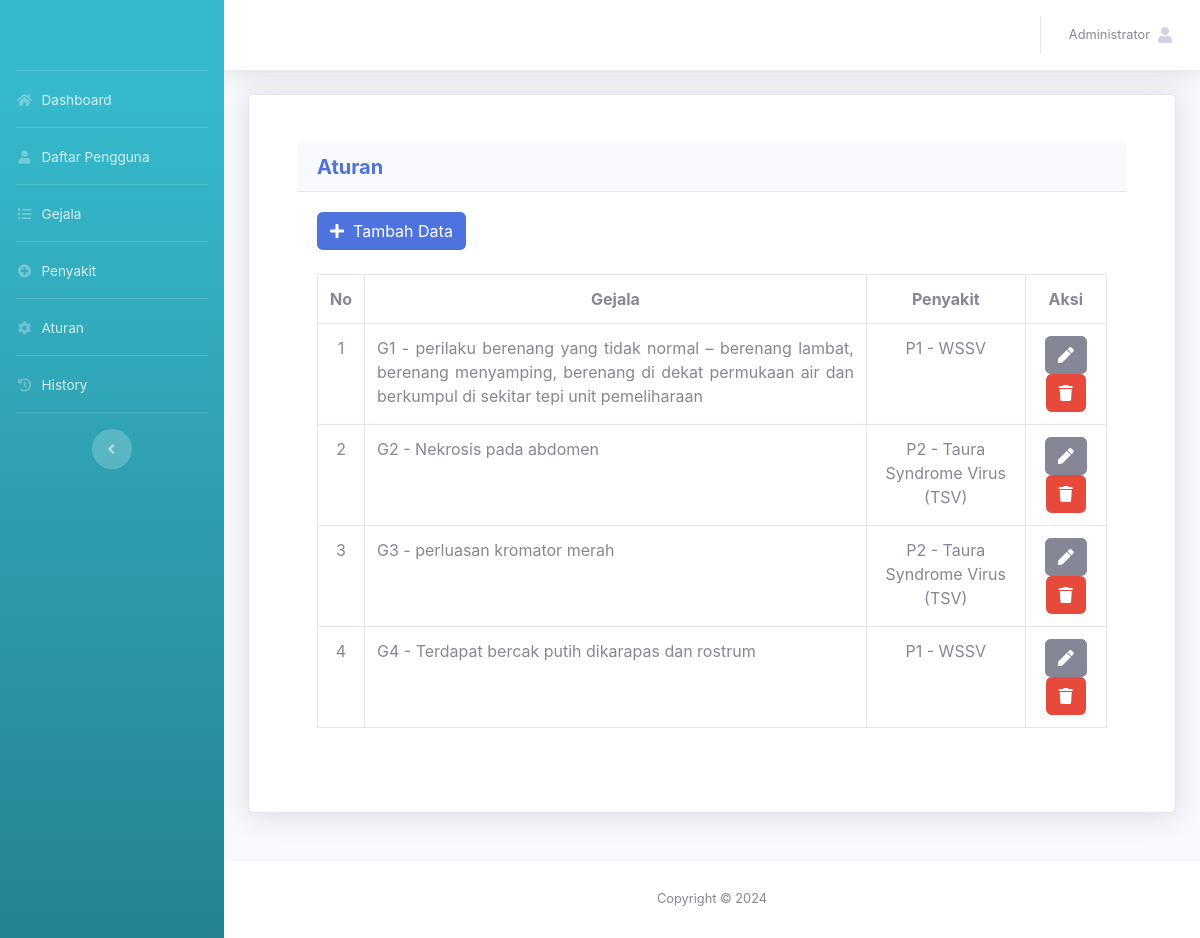
/admin/aturan.php (signed in), run on the app's committed database.
### tables this page shows
CREATE TABLE `tb_akun` (
  `id_akun` int(11) NOT NULL,
  `nama_lengkap` varchar(50) NOT NULL,
  `username` varchar(50) NOT NULL,
  `password` varchar(50) NOT NULL,
  `level` varchar(30) NOT NULL
);

CREATE TABLE `tb_aturan` (
  `id_aturan` int(11) NOT NULL,
  `id_gejala` int(11) NOT NULL,
  `id_penyakit` int(11) NOT NULL
);

CREATE TABLE `tb_gejala` (
  `id_gejala` int(11) NOT NULL,
  `nama_gejala` text NOT NULL,
  `nilai_gejala` double NOT NULL
);

CREATE TABLE `tb_penyakit` (
  `id_penyakit` int(11) NOT NULL,
  `nama_penyakit` text NOT NULL,
  `keterangan` text NOT NULL,
  `pengendalian` text NOT NULL
);

### admin/aturan.php (the view, shortened to what this page needs)
<?php
include '../assets/conn/config.php';
include 'header.php';
?>
<div class="container">
	<div class="card shadow p-5 mb-5">
		<div class = "card-header">
            <h5 class= "m-0 font-weight-bold text-primary">Aturan</h5>
        </div>
        <div class="card-body">
            <a href="tambah_aturan.php" class="btn btn-primary"><span class="fa fa-plus">
                </span>&nbsp; Tambah Data</a>
                <br>
                <br>
                <div class="table-responsive">
                    <table class="table table-bordered">
                        <tr>
                            <th class="text-center">No</th>
                            <th class="text-center">Gejala</th>
                            <th class="text-center">Penyakit</th>
                            <th class="text-center">Aksi</th>
                        </tr>
                        <?php
                        $aturan = mysqli_query($conn, "SELECT * FROM tb_aturan a, tb_gejala g, tb_penyakit p WHERE a.id_gejala=g.id_gejala AND a.id_penyakit=p.id_penyakit ORDER BY a.id_aturan");
                        $no=1;
                        while($a = mysqli_fetch_array($aturan)){ ?>
                        <tr>
                            <td class="text-center"><?= $no++ ?></td>
                            <td class="text-justify">G<?= $a['id_gejala']?> - <?= $a['nama_gejala']?></td>
                            <td class="text-center">P<?= $a['id_penyakit'] ?> - <?= $a['nama_penyakit']?></td>
                            <td class="text-center">
                                <a href="edit_aturan.php?id_aturan=<?= $a['id_aturan'] ?>"
                                class="btn btn-secondary"><span class="fa fa-pen"></span></a>
                                <a href="aturan.php?id_aturan=<?= $a['id_aturan'] ?>&aksi=hapus" class="btn btn-danger" onclick="return confirm('Apakah Anda yakin ingin menghapus data ini?');"><span class="fa fa-trash"></span></a>
                            </td>
                        </tr>
                        <?php }?>
                    </table>
                </div>
        </div>
    </div>
</div>
<?php
include 'footer.php';
?>

### admin/header.php (shortened to what this page needs)
<?php
include '../assets/conn/config.php';
?>
<!DOCTYPE html>
<html lang="en">
<head>
  <link href="../assets/vendor/fontawesome-free/css/all.min.css" rel="stylesheet" type="text/css">
  <link href="../assets/css/sb-admin-2.min.css" rel="stylesheet">
  <link href="../assets/vendor/datatables/dataTables.bootstrap4.min.css" rel="stylesheet">
</head>
<body id="page-top">
 <div id="wrapper">
  <ul class="navbar-nav bg-gradient-info sidebar sidebar-dark accordion" id="accordionSidebar">
    <a class="sidebar-brand d-flex align-items-center justify-content-center" href="index">
    </a>
    <hr class="sidebar-divider my-0">
    <li class="nav-item">
      <a class="nav-link" href="index.php">
        <i class="fas fa-fw fa-home"></i>
        <span>Dashboard</span></a>
      </li>
      <hr class="sidebar-divider my-0">
      <li class="nav-item">
        <a class="nav-link" href="daftar_pengguna.php">
          <i class="fas fa-fw fa-user"></i>
          <span>Daftar Pengguna</span></a>
      </li>
      <hr class="sidebar-divider my-0">
      <li class="nav-item">
        <a class="nav-link" href="gejala.php">
          <i class="fas fa-fw fa-list"></i>
          <span>Gejala</span></a>
      </li>
      <hr class="sidebar-divider my-0">
      <li class="nav-item">
        <a class="nav-link" href="penyakit.php">
          <i class="fas fa-fw fa-plus-circle"></i>
          <span>Penyakit</span></a>
      </li>
      <hr class="sidebar-divider my-0">
      <li class="nav-item">
        <a class="nav-link" href="aturan.php">
          <i class="fas fa-fw fa-cog"></i>
          <span>Aturan</span></a>
      </li>
      <hr class="sidebar-divider my-0">
      <li class="nav-item">
        <a class="nav-link" href="history.php">
          <i class="fas fa-fw fa-history"></i>
          <span>History</span></a>
      </li>
      <hr class="sidebar-divider d-none d-md-block">
      <div class="text-center d-none d-md-inline">
        <button class="rounded-circle border-0" id="sidebarToggle"></button>
      </div>
    </ul>
    <div id="content-wrapper" class="d-flex flex-column">
      <div id="content">
        <nav class="navbar navbar-expand navbar-light bg-white topbar mb-4 static-top shadow">
          <ul class="navbar-nav ml-auto">
            <li class="nav-item dropdown no-arrow">
              <a class="nav-link dropdown-toggle" href="#" id="userDropdown" role="button"
              data-toggle="dropdown" aria-haspopup="true" aria-expanded="false">
              <?php
              $username=$_SESSION['username'];
              $det=mysqli_query($conn,"select * from tb_akun where username='$username'");
              while($d=mysqli_fetch_array($det)){
                ?>
                <span class="mr-2 d-none d-lg-inline text-gray-600 small"><?php echo $d['nama_lengkap'] ?></span>
                <?php
              }
              ?>
              <span class="fa fa-user"><span>
              </a>
          </li>
        </ul>
      </nav>
    </div>
</body>
</html>

### admin/footer.php
   <footer class="sticky-footer bg-white">
    <div class="container my-auto">
        <div class="copyright text-center my-auto">
            <span>Copyright &copy; 2024</span>
        </div>
    </div>
</footer>

### data on the page
tb_akun: nama_lengkap "Administrator"
tb_aturan: id_gejala.id_gejala "1", id_gejala.nama_gejala "perilaku berenang yang tidak normal – berenang lambat, berenang menyamping, berenang di dekat permukaan air dan berkumpul di sekitar tepi unit pemeliharaan", id_penyakit.id_penyakit "1", id_penyakit.nama_penyakit "WSSV"
tb_aturan: id_gejala.id_gejala "2", id_gejala.nama_gejala "Nekrosis pada abdomen", id_penyakit.id_penyakit "2", id_penyakit.nama_penyakit "Taura Syndrome Virus (TSV)"
tb_aturan: id_gejala.id_gejala "3", id_gejala.nama_gejala "perluasan kromator merah", id_penyakit.id_penyakit "2", id_penyakit.nama_penyakit "Taura Syndrome Virus (TSV)"
tb_aturan: id_gejala.id_gejala "4", id_gejala.nama_gejala "Terdapat bercak putih dikarapas dan rostrum", id_penyakit.id_penyakit "1", id_penyakit.nama_penyakit "WSSV"
